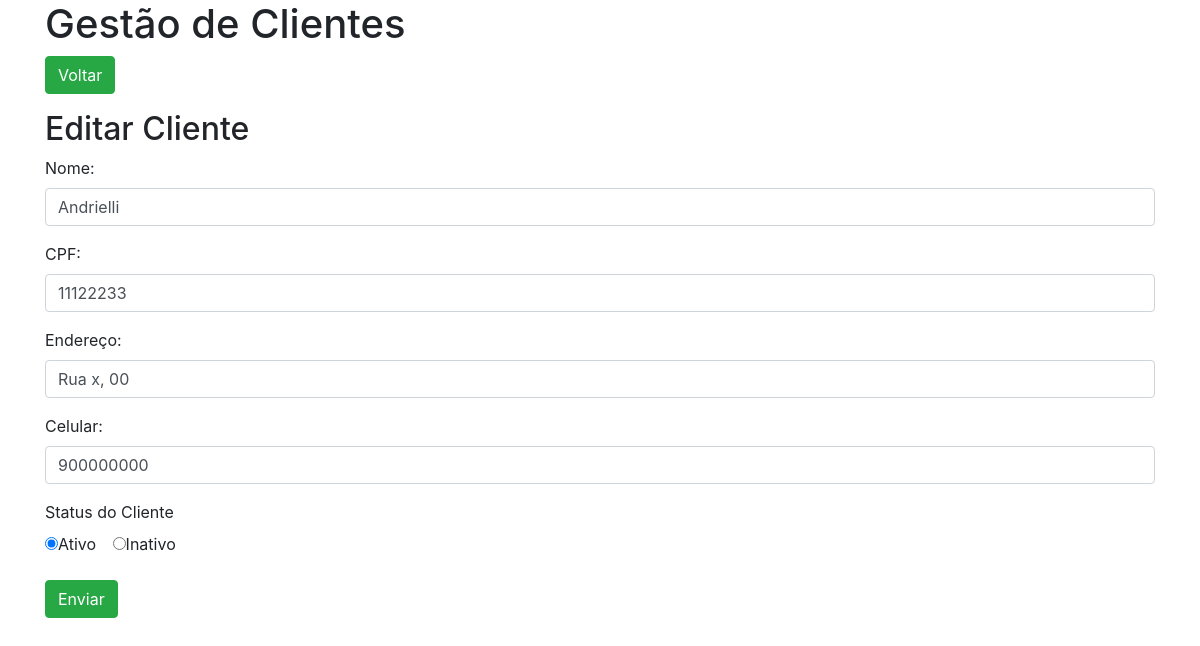
/edit.php?id=5, run on the app's committed database.
### tables this page shows
CREATE TABLE `clientes` (
  `id` int(11) NOT NULL,
  `nome` varchar(100) NOT NULL,
  `cpf` int(11) NOT NULL,
  `endereco` varchar(200) NOT NULL,
  `celular` int(15) NOT NULL,
  `ativo` enum('s','n') NOT NULL
);

### edit.php (called while the page is built, shortened)
<?php
$cliente = Cliente::getClienteForId($_GET['id']);
include __DIR__.'/includes/header.php';
include __DIR__.'/includes/formulario.php';
include __DIR__.'/includes/footer.php';

### app/Db/DataBase.php (called while the page is built, shortened)
<?php
class DataBase
{
    private $connection;
    private function setConnection()
    {
        try {
            $this->connection = new PDO('mysql:host='.self::HOST.';dbname='.self::NAME, self::USER,self::PASS);
            $this->connection->setAttribute(PDO::ATTR_ERRMODE,PDO::ERRMODE_EXCEPTION);
        } catch (PDOException $e) {
            die('ERROR: '.$e>getMessage());
        }
    }
    public function execute($query, $params = [])
    {
        try{
            $stmt = $this->connection->prepare($query);
            $stmt->execute($params);
            return $stmt;
        }catch (PDOException $e) {
            die('ERROR: '.$e->getMessage());
        }
    }
    public function select()
    {
        $query = 'SELECT * FROM `teste_estagio`.`clientes`';
        return $this->execute($query);
    }
}

### app/Entity/Cliente.php (called while the page is built, shortened)
<?php
class Cliente
{
    public static function getClienteForId($id)
    {
        return (new DataBase('cliente'))->select('id = '.$id)->fetchObject(self::class);
    }
}

### includes/formulario.php (the view, shortened to what this page needs)
<main>
    <section>
        <a href="index.php">
            <button class="btn btn-success">Voltar</button>
        </a>
    <section>
    <h2 class="mt-3"><?=TITLE?></h2>
    <form action="" method="post">
        <div class="form-group">
            <label for="nome">Nome:</label>
            <input type="text" name="nome" class="form-control" value="<?= isset($cliente)?$cliente->nome:''?>">
        </div>
        <div class="form-group">
            <label for="cpf">CPF:</label>
            <input type="text" name="cpf" class="form-control" value="<?= isset($cliente)?$cliente->cpf:''?>">
        </div>
        <div class="form-group">
            <label for="endereco">Endereço:</label>
            <input type="text" name="endereco" class="form-control" value="<?= isset($cliente)?$cliente->endereco:''?>">
        </div>
        <div class="form-group">
            <label for="celular">Celular:</label>
            <input type="text" name="celular" class="form-control" value="<?= isset($cliente)?$cliente->celular:''?>">
        </div>
        <div class="form-group">
            <label>Status do Cliente</label>
            <div>
                <div class="form-check form-check-inline">
                    <label>
                        <input type="radio" name="ativo" value='s' checked>Ativo
                    </label>
                </div>
                <div class="form-check form-check-inline">
                    <label>
                        <input type="radio" name="ativo" value='n' >Inativo
                    </label>
                </div>
            </div>
        </div>
        <div class="form-group">
            <button type="submit" class="btn btn-success">Enviar</button>
        </div>
    </form>
</main>

### data on the page
clientes: nome "Andrielli", cpf "11122233", endereco "Rua x, 00", celular "900000000"

### other printed values
TITLE "Editar Cliente"
